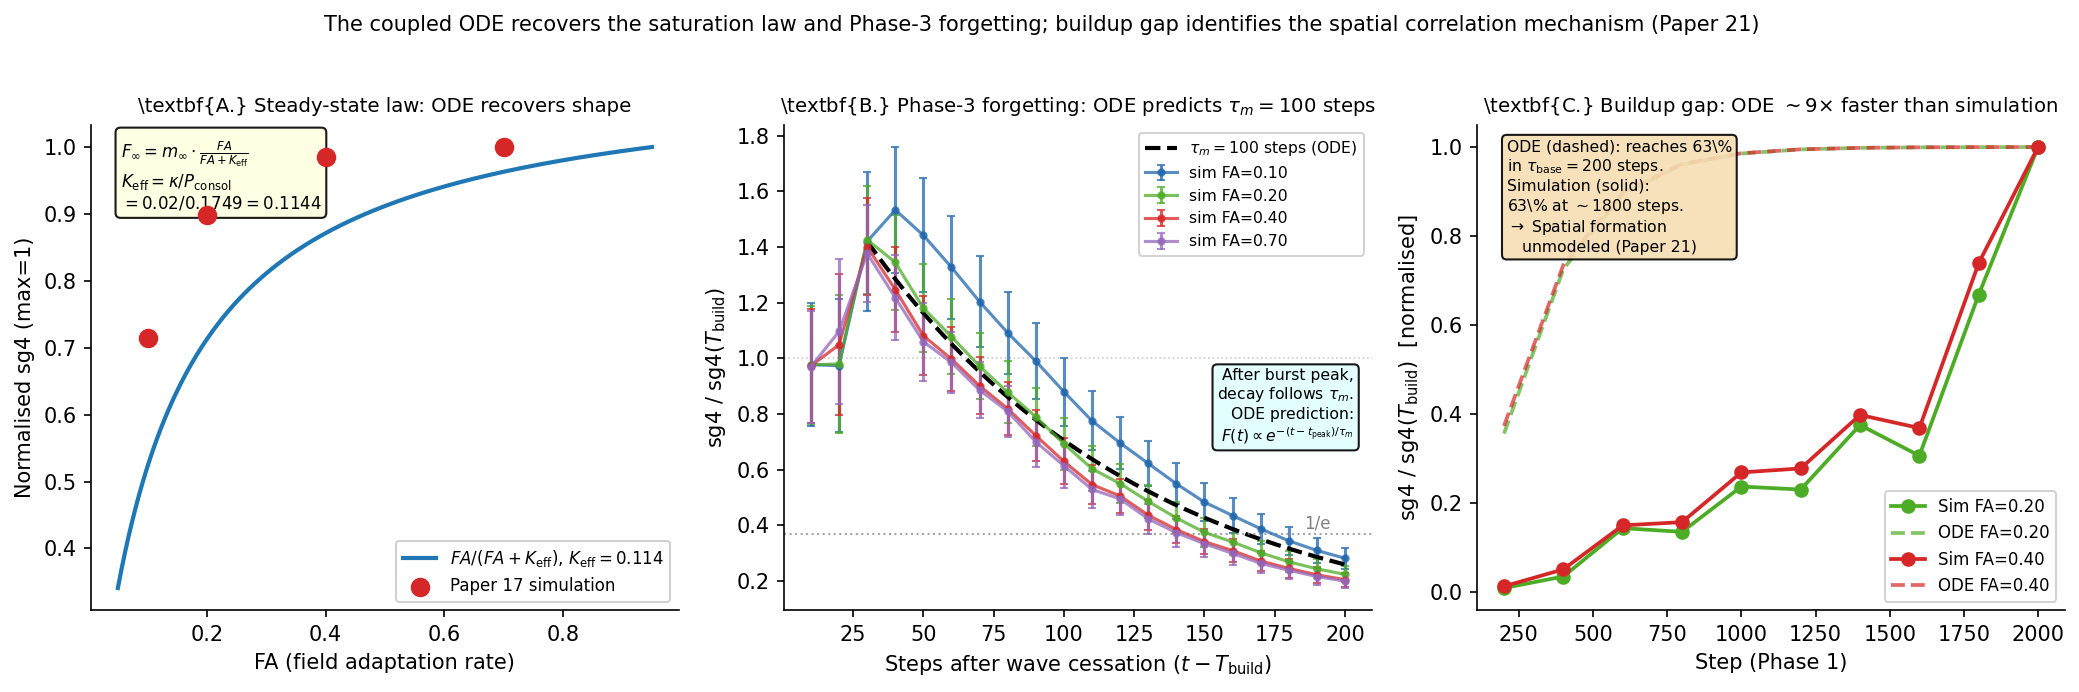

Write the Python code that produced this figure.
"""
paper20_figure1.py -- Figure 1 for Paper 20

Three-panel figure:
  A: Steady-state law -- analytical FA/(FA+K_eff) vs Paper 17 simulation (normalised)
  B: Phase-3 forgetting -- Paper 18 simulation with tau_m analytical decay overlay
  C: Buildup gap -- ODE vs Paper 18 simulation (normalised), showing ~9x discrepancy

Output: paper20_figure1.pdf, paper20_figure1.png
"""
import json, os, math
import numpy as np
import matplotlib
matplotlib.use("Agg")
import matplotlib.pyplot as plt

DIR = os.path.dirname(__file__)
P17 = json.load(open(os.path.join(DIR, "..", "paper17_two_factor_decomposition",
                                  "results", "paper17_results.json")))
P18 = json.load(open(os.path.join(DIR, "..", "paper18_temporal_dynamics",
                                  "results", "paper18_results.json")))

# ── Constants ─────────────────────────────────────────────────────────────────
BETA       = 0.005
MID_DECAY  = 0.99
KAPPA      = 0.020
WR         = 4.8
WAVE_DUR   = 15
SS         = 10
FA_VALS    = [0.10, 0.20, 0.40, 0.70]
N_SEEDS    = 5
T_BUILD    = 2000
T_END      = 2200

P_CALM   = 1.0 - WR / (2.0 * WAVE_DUR)
P_CONSOL = P_CALM ** SS
K_EFF    = KAPPA / P_CONSOL
TAU_BASE = 1.0 / BETA
TAU_M    = 1.0 / (1.0 - MID_DECAY)

PHASE1_CPS = list(range(200, T_BUILD + 1, 200))
PHASE3_CPS = list(range(T_BUILD + 10, T_END + 1, 10))


# ── Helpers ───────────────────────────────────────────────────────────────────
def p18_mean(fa, kappa, t):
    keys = [f"p18,{fa:.4f},{kappa:.4f},{s}" for s in range(N_SEEDS)
            if f"p18,{fa:.4f},{kappa:.4f},{s}" in P18]
    vals = [P18[k].get(f"sg4_{t}", float("nan")) for k in keys]
    vals = [v for v in vals if not math.isnan(v)]
    return float(np.mean(vals)) if vals else float("nan")


def p18_err(fa, kappa, t):
    keys = [f"p18,{fa:.4f},{kappa:.4f},{s}" for s in range(N_SEEDS)
            if f"p18,{fa:.4f},{kappa:.4f},{s}" in P18]
    vals = [P18[k].get(f"sg4_{t}", float("nan")) for k in keys]
    vals = [v for v in vals if not math.isnan(v)]
    return float(np.std(vals) / math.sqrt(len(vals))) if len(vals) > 1 else 0.0


def p17_mean(fa, ss_val=10):
    keys = [f"ss,{ss_val},{fa:.4f},{s}" for s in range(N_SEEDS)
            if f"ss,{ss_val},{fa:.4f},{s}" in P17]
    vals = [P17[k]["sg4_2000"] for k in keys]
    return float(np.mean(vals)) if vals else float("nan")


def solve_ode_buildup(fa, steps=T_BUILD):
    """Simple Euler ODE for Phase 1 buildup. Returns F at each PHASE1_CPS."""
    a = 0.0; m = 0.0; F = 0.0
    result = {}
    for t in range(1, steps + 1):
        s   = 1.0
        p_c = P_CONSOL
        da  = (s - a) / TAU_BASE
        dm  = (a - m) / TAU_M
        dF  = p_c * fa * m - (p_c * fa + KAPPA) * F
        a += da;  m += dm;  F += dF
        if t in set(PHASE1_CPS):
            result[t] = F
    return result


FA_COLORS = ["#2166ac", "#4dac26", "#d62728", "#9467bd"]

fig, axes = plt.subplots(1, 3, figsize=(14, 4.5))

# ═══════════════════════════════════════════════════════════════════════════════
# Panel A: Steady-state law -- analytical vs simulation (normalised)
# ═══════════════════════════════════════════════════════════════════════════════
ax = axes[0]

fa_fine = np.linspace(0.05, 0.95, 300)
analytic_norm = np.array([fa / (fa + K_EFF) for fa in fa_fine])
analytic_norm /= analytic_norm.max()

sim_vals = np.array([p17_mean(fa) for fa in FA_VALS])
sim_norm = sim_vals / np.nanmax(sim_vals)

ax.plot(fa_fine, analytic_norm, "-", color="#1f77b4", lw=2.0,
        label=r"$FA/(FA+K_{\rm eff})$, $K_{\rm eff}=%g$" % round(K_EFF, 3))
ax.scatter(FA_VALS, sim_norm, color="#d62728", s=70, zorder=5,
           label="Paper 17 simulation")

ax.set_xlabel("FA (field adaptation rate)", fontsize=10)
ax.set_ylabel("Normalised sg4 (max=1)", fontsize=10)
ax.set_title(r"\textbf{A.} Steady-state law: ODE recovers shape", fontsize=9.5)
ax.legend(fontsize=8, framealpha=0.9)
ax.spines["top"].set_visible(False)
ax.spines["right"].set_visible(False)
ax.text(0.05, 0.97,
        r"$F_\infty = m_\infty \cdot \frac{FA}{FA + K_{\rm eff}}$" + "\n"
        r"$K_{\rm eff} = \kappa/P_{\rm consol}$" + f"\n$= {KAPPA}/{P_CONSOL:.4f} = {K_EFF:.4f}$",
        transform=ax.transAxes, fontsize=8, va="top",
        bbox=dict(boxstyle="round,pad=0.3", facecolor="lightyellow", alpha=0.9))

# ═══════════════════════════════════════════════════════════════════════════════
# Panel B: Phase-3 forgetting -- simulation + tau_m analytical overlay
# ═══════════════════════════════════════════════════════════════════════════════
ax = axes[1]
t_rel = [t - T_BUILD for t in PHASE3_CPS]

for i, fa in enumerate(FA_VALS):
    v0 = p18_mean(fa, KAPPA, T_BUILD)
    if v0 <= 0 or math.isnan(v0):
        continue
    norm_vals = [p18_mean(fa, KAPPA, t) / v0 for t in PHASE3_CPS]
    errs      = [p18_err(fa, KAPPA, t) / v0 for t in PHASE3_CPS]
    ax.errorbar(t_rel, norm_vals, yerr=errs,
                fmt="o-", color=FA_COLORS[i], ms=3, lw=1.5, capsize=2,
                alpha=0.75, label=f"sim FA={fa:.2f}")

# Analytical: after burst peak at t+30, decay with tau_m=100
# Curve: A × exp(-(t - t_peak)/tau_m), anchored at empirical burst peak ≈ 1.42
T_PEAK  = 30
A_PEAK  = 1.42
t_analytic = np.linspace(T_PEAK, 200, 200)
analytic_decay = A_PEAK * np.exp(-(t_analytic - T_PEAK) / TAU_M)
ax.plot(t_analytic, analytic_decay, "--", color="black", lw=2.0,
        label=r"$\tau_m = 100$ steps (ODE)")

ax.axhline(1.0 / math.e, color="gray", ls=":", lw=1.0, alpha=0.7)
ax.text(195, 1.0/math.e + 0.02, "1/e", fontsize=8, ha="right", color="gray")
ax.axhline(1.0, color="gray", ls=":", lw=0.8, alpha=0.4)

ax.set_xlabel(r"Steps after wave cessation ($t - T_{\rm build}$)", fontsize=10)
ax.set_ylabel(r"sg4 / sg4$(T_{\rm build})$", fontsize=10)
ax.set_title(r"\textbf{B.} Phase-3 forgetting: ODE predicts $\tau_m=100$ steps",
             fontsize=9.5)
ax.legend(fontsize=7.5, framealpha=0.85)
ax.spines["top"].set_visible(False)
ax.spines["right"].set_visible(False)
ax.text(0.97, 0.50,
        "After burst peak,\ndecay follows $\\tau_m$.\nODE prediction:\n"
        r"$F(t) \propto e^{-(t-t_{\rm peak})/\tau_m}$",
        transform=ax.transAxes, fontsize=7.5, ha="right", va="top",
        bbox=dict(boxstyle="round,pad=0.3", facecolor="lightcyan", alpha=0.9))

# ═══════════════════════════════════════════════════════════════════════════════
# Panel C: Buildup gap -- ODE vs simulation (both normalised to T_BUILD)
# ═══════════════════════════════════════════════════════════════════════════════
ax = axes[2]

for i, fa in enumerate([0.20, 0.40]):
    # Simulation
    v0_sim = p18_mean(fa, KAPPA, T_BUILD)
    sim_norm_vals = [p18_mean(fa, KAPPA, t) / v0_sim
                     if v0_sim > 0 else float("nan")
                     for t in PHASE1_CPS]
    ax.plot(PHASE1_CPS, sim_norm_vals, "o-", color=FA_COLORS[i+1],
            ms=6, lw=1.8, label=f"Sim FA={fa:.2f}")

    # ODE
    ode_res = solve_ode_buildup(fa)
    F_T_ode = ode_res.get(T_BUILD, 1.0)
    ode_norm_vals = [ode_res.get(t, float("nan")) / F_T_ode
                     if F_T_ode > 0 else float("nan")
                     for t in PHASE1_CPS]
    ax.plot(PHASE1_CPS, ode_norm_vals, "--", color=FA_COLORS[i+1],
            lw=1.8, alpha=0.7, label=f"ODE FA={fa:.2f}")

ax.set_xlabel("Step (Phase 1)", fontsize=10)
ax.set_ylabel(r"sg4 / sg4$(T_{\rm build})$  [normalised]", fontsize=10)
ax.set_title(r"\textbf{C.} Buildup gap: ODE $\sim$9$\times$ faster than simulation",
             fontsize=9.5)
ax.legend(fontsize=8, framealpha=0.85)
ax.spines["top"].set_visible(False)
ax.spines["right"].set_visible(False)
ax.text(0.05, 0.97,
        "ODE (dashed): reaches 63\\%\nin $\\tau_{\\rm base}=200$ steps.\n"
        "Simulation (solid):\n63\\% at $\\sim$1800 steps.\n"
        r"$\rightarrow$ Spatial formation" + "\n   unmodeled (Paper 21)",
        transform=ax.transAxes, fontsize=7.5, va="top",
        bbox=dict(boxstyle="round,pad=0.3", facecolor="wheat", alpha=0.9))

fig.suptitle(
    r"The coupled ODE recovers the saturation law and Phase-3 forgetting;"
    r" buildup gap identifies the spatial correlation mechanism (Paper 21)",
    fontsize=10, y=1.02
)
fig.tight_layout()

OUT = os.path.join(DIR, "paper20_figure1")
fig.savefig(OUT + ".pdf", bbox_inches="tight")
fig.savefig(OUT + ".png", dpi=150, bbox_inches="tight")
print(f"Saved {OUT}.pdf and {OUT}.png")

# Summary
print(f"\nKey ODE parameters:")
print(f"  tau_base = {TAU_BASE:.0f}  tau_m = {TAU_M:.0f}")
print(f"  K_eff    = KAPPA/P_consol = {KAPPA}/{P_CONSOL:.4f} = {K_EFF:.4f}")
print(f"\nSteady-state law (normalised):")
print(f"  {'FA':>5} | {'ODE':>8} | {'Sim':>8} | {'diff':>8}")
for fa, sn in zip(FA_VALS, sim_norm):
    ode_n = (fa/(fa+K_EFF)) / ((max(FA_VALS))/(max(FA_VALS)+K_EFF))
    print(f"  {fa:>5.2f} | {ode_n:>8.4f} | {sn:>8.4f} | {ode_n-sn:>+8.4f}")

print(f"\nBuildup gap (ODE/sim at each checkpoint, FA=0.40):")
ode_bu = solve_ode_buildup(0.40)
F_T    = ode_bu[T_BUILD]
v0_s   = p18_mean(0.40, KAPPA, T_BUILD)
print(f"  {'t':>6} | {'ODE/SS':>8} | {'Sim/SS':>8} | {'ratio':>8}")
for t in PHASE1_CPS:
    on = ode_bu.get(t, float("nan"))/F_T
    sn = p18_mean(0.40, KAPPA, t)/v0_s
    print(f"  {t:>6} | {on:>8.4f} | {sn:>8.4f} | {on/sn if sn>0 else float('nan'):>8.1f}x")
